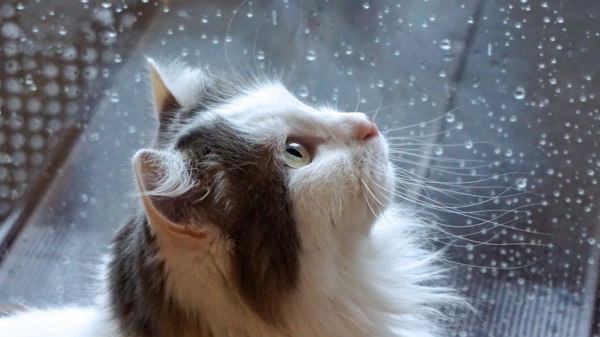
#> input picture python_opencv_1_src/08_이미지기하학적변환/1_회전/cat.jpg, 600 x 337 px
$ python 9-2.py
#> lines starting #> are read from the running program, lines starting #| are printed output that depends on the picture
import cv2


img_color = cv2.imread('cat.jpg')
#> img_color is the input picture: shape (337, 600, 3); mean B, G, R 121.3, 114, 110.8
cv2.imshow("color", img_color)


height, width = img_color.shape[:2]
#> height = 337; width = 600


M = cv2.getRotationMatrix2D((width/2.0, height/2.0), 45, 1)


img_rotated = cv2.warpAffine(img_color, M, (width, height))
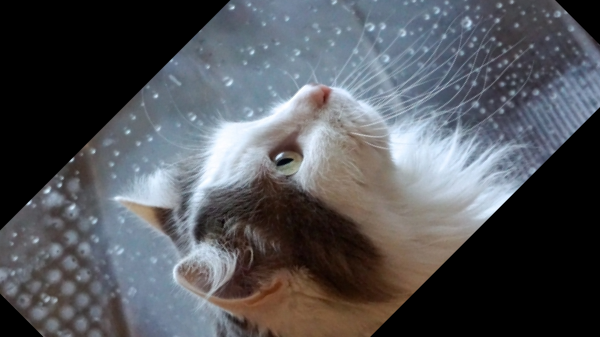
#> img_rotated: shape (337, 600, 3); mean B, G, R 88.7, 84.2, 82.3

cv2.imshow("rotation", img_rotated)
cv2.waitKey(0)


cv2.destroyAllWindows()
